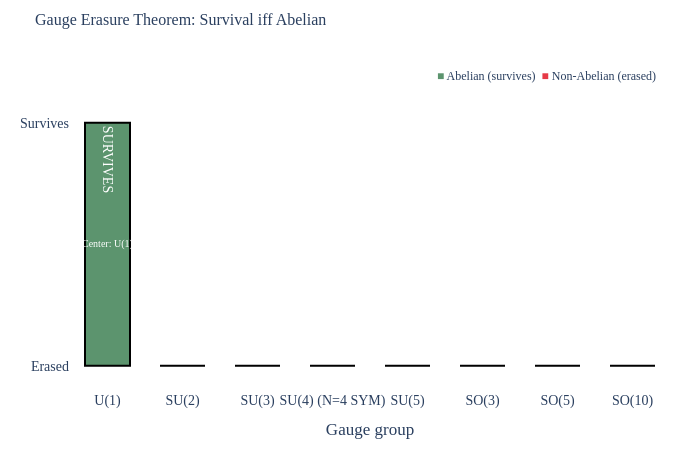

The cell this chart's notebook holds for it:
### Code cell
# viz-ref: fig_erasure_survey
# ════════════════════════════════════════════════════════════════════
# Central figure: Gauge erasure survey across all groups
# ════════════════════════════════════════════════════════════════════

survey_groups = [
    ("U(1)", u1()),
    ("SU(2)", su(2)),
    ("SU(3)", su(3)),
    ("SU(4)\n(N=4 SYM)", su(4)),
    ("SU(5)", su(5)),
    ("SO(3)", so(3)),
    ("SO(5)", so(5)),
    ("SO(10)", so(10)),
]

names = [label for label, _ in survey_groups]
survives_vals = [
    1.0 if survives_hydrodynamization(g) else 0.0 for _, g in survey_groups
]
colors = [
    COLORS["dispersive"] if survives_hydrodynamization(g) else COLORS["dissipative"]
    for _, g in survey_groups
]
labels = [
    "SURVIVES" if survives_hydrodynamization(g) else "ERASED" for _, g in survey_groups
]

fig = go.Figure()
fig.add_trace(
    go.Bar(
        x=names,
        y=survives_vals,
        text=labels,
        textposition="inside",
        textfont=dict(size=14, color="white", family=FONT["family"]),
        marker_color=colors,
        marker_line=dict(width=2, color="black"),
        width=0.6,
    )
)

# Add center subgroup annotations
for i, (label, g) in enumerate(survey_groups):
    fig.add_annotation(
        x=label,
        y=0.5,
        text=f"Center: {g.center}",
        showarrow=False,
        font=dict(size=10, color="white", family=FONT["family"]),
    )

apply_layout(
    fig,
    title=dict(
        text="Gauge Erasure Theorem: Survival iff Abelian",
        font=TITLE_FONT,
    ),
    yaxis=dict(
        tickvals=[0, 1],
        ticktext=["Erased", "Survives"],
        range=[-0.1, 1.3],
        showgrid=False,
    ),
    xaxis=dict(title="Gauge group"),
    height=450,
    width=700,
    showlegend=False,
)

# Add legend-like annotations
c_surv = COLORS["dispersive"]
c_eras = COLORS["dissipative"]
fig.add_annotation(
    x=0.98,
    y=0.95,
    xref="paper",
    yref="paper",
    text=(
        f"<span style='color:{c_surv}'>\u25a0</span> Abelian (survives)  "
        f"<span style='color:{c_eras}'>\u25a0</span> Non-Abelian (erased)"
    ),
    showarrow=False,
    font=dict(size=12, family=FONT["family"]),
    align="right",
    xanchor="right",
)

fig.show()

### Figure 1 — Plotly figure (JSON) as saved in the notebook; plotly's stock layout.template omitted (floating-point values rounded to 4 significant figures)
{"data": [{"marker": {"color": ["#5C946E", "#E63946", "#E63946", "#E63946", "#E63946", "#E63946", "#E63946", "#E63946"], "line": {"color": "black", "width": 2}}, "text": ["SURVIVES", "ERASED", "ERASED", "ERASED", "ERASED", "ERASED", "ERASED", "ERASED"], "textfont": {"color": "white", "family": "CMU Serif, Computer Modern, Times New Roman, serif", "size": 14}, "textposition": "inside", "type": "bar", "width": 0.6, "x": ["U(1)", "SU(2)", "SU(3)", "SU(4)\n(N=4 SYM)", "SU(5)", "SO(3)", "SO(5)", "SO(10)"], "y": [1.0, 0.0, 0.0, 0.0, 0.0, 0.0, 0.0, 0.0]}], "layout": {"annotations": [{"font": {"color": "white", "family": "CMU Serif, Computer Modern, Times New Roman, serif", "size": 10}, "showarrow": false, "text": "Center: U(1)", "x": "U(1)", "y": 0.5}, {"font": {"color": "white", "family": "CMU Serif, Computer Modern, Times New Roman, serif", "size": 10}, "showarrow": false, "text": "Center: Z_2", "x": "SU(2)", "y": 0.5}, {"font": {"color": "white", "family": "CMU Serif, Computer Modern, Times New Roman, serif", "size": 10}, "showarrow": false, "text": "Center: Z_3", "x": "SU(3)", "y": 0.5}, {"font": {"color": "white", "family": "CMU Serif, Computer Modern, Times New Roman, serif", "size": 10}, "showarrow": false, "text": "Center: Z_4", "x": "SU(4)\n(N=4 SYM)", "y": 0.5}, {"font": {"color": "white", "family": "CMU Serif, Computer Modern, Times New Roman, serif", "size": 10}, "showarrow": false, "text": "Center: Z_5", "x": "SU(5)", "y": 0.5}, {"font": {"color": "white", "family": "CMU Serif, Computer Modern, Times New Roman, serif", "size": 10}, "showarrow": false, "text": "Center: Z_2", "x": "SO(3)", "y": 0.5}, {"font": {"color": "white", "family": "CMU Serif, Computer Modern, Times New Roman, serif", "size": 10}, "showarrow": false, "text": "Center: Z_2", "x": "SO(5)", "y": 0.5}, {"font": {"color": "white", "family": "CMU Serif, Computer Modern, Times New Roman, serif", "size": 10}, "showarrow": false, "text": "Center: Z_4", "x": "SO(10)", "y": 0.5}, {"align": "right", "font": {"family": "CMU Serif, Computer Modern, Times New Roman, serif", "size": 12}, "showarrow": false, "text": "<span style='color:#5C946E'>■</span> Abelian (survives)  <span style='color:#E63946'>■</span> Non-Abelian (erased)", "x": 0.98, "xanchor": "right", "xref": "paper", "y": 0.95, "yref": "paper"}], "font": {"family": "CMU Serif, Computer Modern, Times New Roman, serif", "size": 14}, "height": 450, "margin": {"b": 60, "l": 70, "r": 30, "t": 50}, "paper_bgcolor": "white", "plot_bgcolor": "white", "showlegend": false, "title": {"font": {"family": "CMU Serif, Computer Modern, Times New Roman, serif", "size": 16}, "text": "Gauge Erasure Theorem: Survival iff Abelian"}, "width": 700, "xaxis": {"title": {"text": "Gauge group"}}, "yaxis": {"range": [-0.1, 1.3], "showgrid": false, "ticktext": ["Erased", "Survives"], "tickvals": [0, 1]}}}
